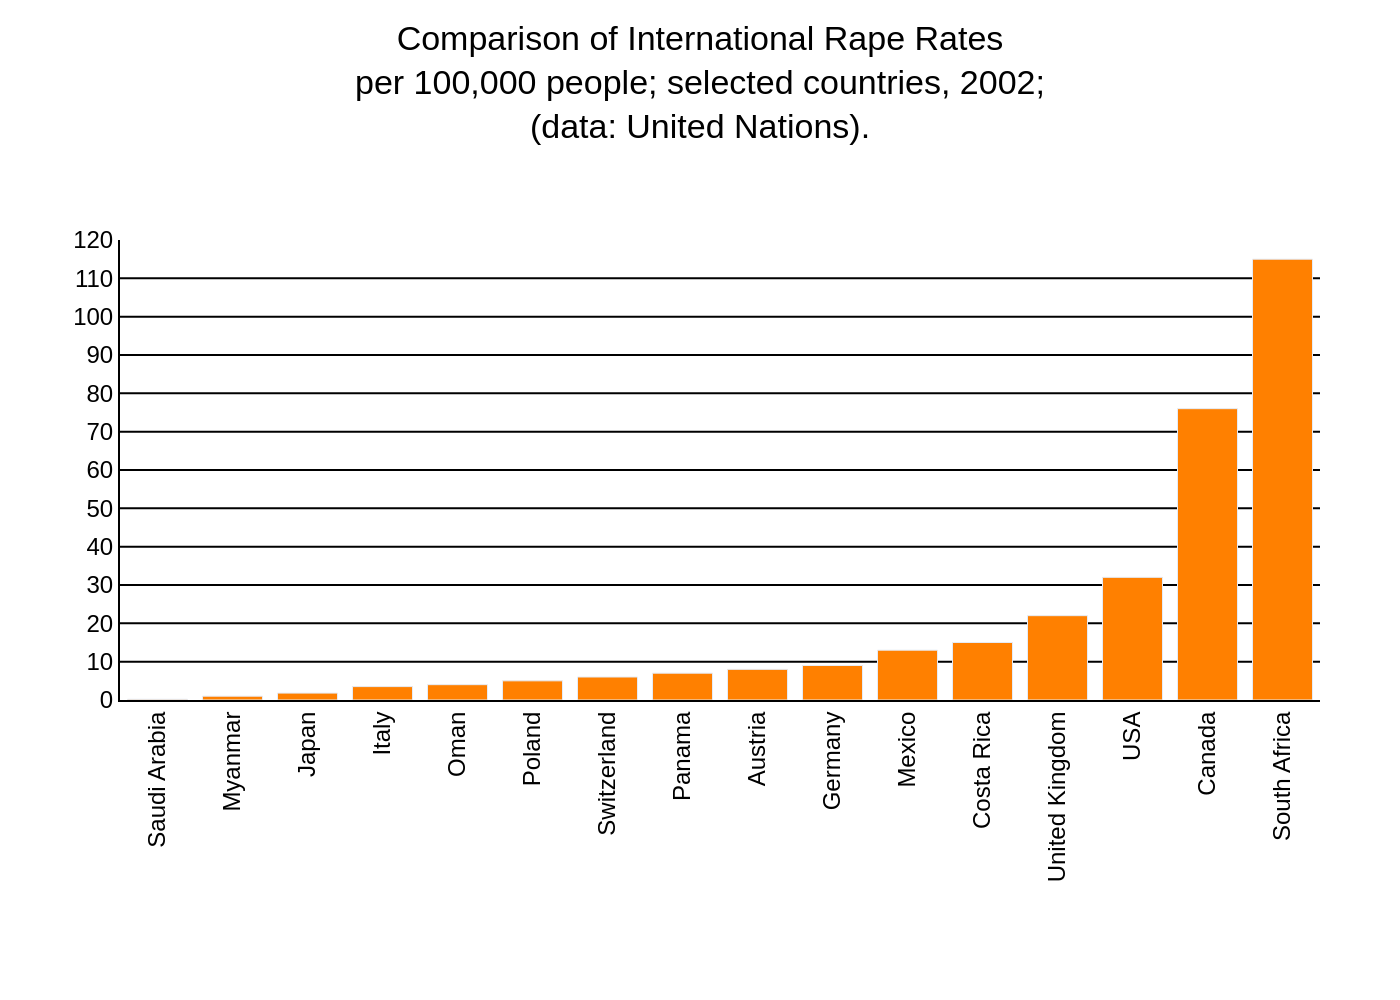

Write the Python code that produced this figure.
import sys
import json
import pathlib
import plotly.graph_objects as go

def main():
    """
    Main function to generate a chart from a JSON file.
    """
    if len(sys.argv) != 2:
        print(f"Usage: python {sys.argv[0]} <json_file_path>")
        sys.exit(1)

    json_path = sys.argv[1]
    input_path = pathlib.Path(json_path)
    output_path = input_path.with_suffix('.png')

    try:
        with open(input_path, 'r', encoding='utf-8') as f:
            chart_config = json.load(f)
    except FileNotFoundError:
        print(f"Error: JSON file not found at {json_path}")
        sys.exit(1)
    except json.JSONDecodeError:
        print(f"Error: Could not decode JSON from {json_path}")
        sys.exit(1)

    chart_data = chart_config.get('chart_data', [])
    texts = chart_config.get('texts', {})
    colors = chart_config.get('colors', [])

    if not chart_data:
        print("Error: 'chart_data' is empty or missing in the JSON file.")
        sys.exit(1)

    categories = [item['category'] for item in chart_data]
    values = [item['value'] for item in chart_data]

    fig = go.Figure()

    fig.add_trace(go.Bar(
        x=categories,
        y=values,
        marker_color=colors[0] if colors else None,
        name=''
    ))

    fig.update_layout(
        title={
            'text': texts.get('title'),
            'y': 0.95,
            'x': 0.5,
            'xanchor': 'center',
            'yanchor': 'top'
        },
        font={
            'family': "Arial",
            'size': 12,
            'color': "black"
        },
        xaxis={
            'title_text': texts.get('x_axis_title'),
            'tickangle': -90,
            'showline': True,
            'linewidth': 1,
            'linecolor': 'black'
        },
        yaxis={
            'title_text': texts.get('y_axis_title'),
            'range': [0, 120],
            'tickmode': 'linear',
            'tick0': 0,
            'dtick': 10,
            'showgrid': True,
            'gridwidth': 1,
            'gridcolor': 'black',
            'showline': True,
            'linewidth': 1,
            'linecolor': 'black'
        },
        plot_bgcolor='white',
        showlegend=False,
        margin=dict(l=60, r=40, t=120, b=150)
    )

    try:
        fig.write_image(str(output_path), scale=2)
        print(f"Chart successfully saved to {output_path}")
    except Exception as e:
        print(f"Error saving image: {e}")
        sys.exit(1)

if __name__ == "__main__":
    main()
